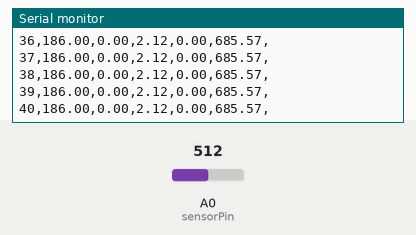
Bench run of a sketch on a simulated Arduino Uno, built with avr-gcc and run on an emulated ATmega328P. Shown: the last lines printed to the serial monitor. The inputs (shaded band) are chosen by the test bench; at power-on: A0 (sensorPin) = 512.

Above: at 4.3 s.
4.4 s: A0 (sensorPin) set to 833
At 4.42 s:
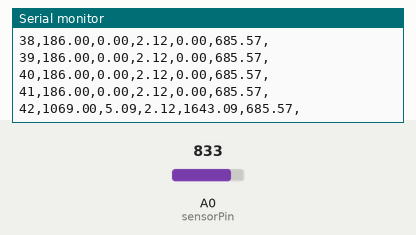
7.4 s: A0 (sensorPin) set to 805
At 7.4 s:
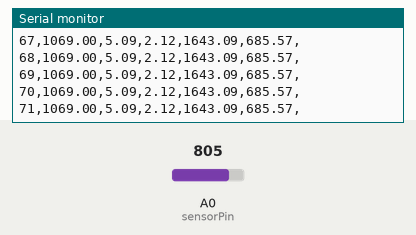
Timing chart, 0 to 10.4 s (numbered marks = the images above; inputs shaded):
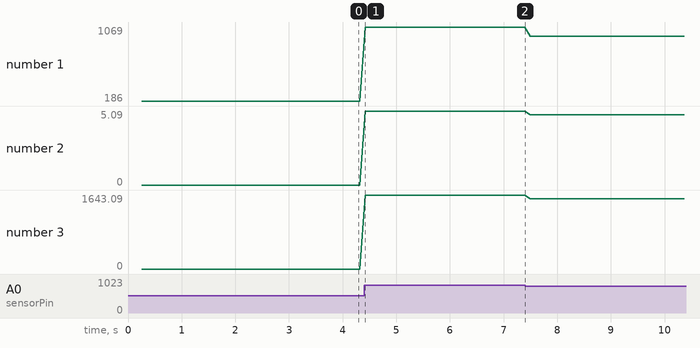

The sketch:

resp_42.ino
```cpp
 // MPX7002DP Test Code with conversion
 // to volumetric flow rate and velocity
 // of flow
 //
 // A.Lang - 2017

 // This code exercises the MPX7002DP
 // Pressure sensor connected to A0

 //variables

 int sampleNumber = 0; // variable to store the sample number
 int sensorPin = A0; // select the input pin for the Pressure Sensor
 int sensorValue = 0; // variable to store the Raw Data value coming from the sensor
 float diffPressure = 0; // variable to store converted kPa value
 float volumetricFlowExhale = 0; // variable to store volumetric flow rate value when Exhaling
 float volumetricFlowInhale = 0; // variable to store volumetric flow rate value when Inhaling
 float velocityFlowExhale = 0; // variable to store velocity of flow value when Exhaling
 float velocityFlowInhale = 0; // variable to store velocity of flow value when Inhaling
 float offset = 0; // variable to store offset differential pressure

 //constants - these will not change
 const float tubeArea1 = 0.003095; // area of pneumotach first section
 const float tubeArea2 = 0.003094; // area of pneumotach second section
 const float airDensity = 1.225;

 void setup() {
  // start serial port at 9600 bps and wait for port to open:
  Serial.begin(9600);

  pinMode(sensorPin, INPUT); // Pressure sensor is on Analogue pin 0

  Serial.flush();
  Serial.println();

  //Header for CSV data

  Serial.print("Sample Number,Differential Pressure, Volumetric Flow Rate (Exhale), Volumetric Flow Rate (Inhale), Velocity of Flow Exhale, Velocity of Flow Inhale,");
  Serial.println();
  Serial.print("       ,     Pa     ,   m^3/second       ,     m^3/second      ,      m/s     ,      m/s     ,");
  Serial.println();

 }

 void loop() {

  // read the value from the sensor:
  sensorValue = analogRead(sensorPin);

  // initial value
  sensorValue = sensorValue - 48;

  // increment sample counter
  sampleNumber++;

  // map the Raw data to kPa
  diffPressure = map(sensorValue, 0, 1023, -2000, 2000);

  // convert reading to a positive value
  if (diffPressure < 0) {
   diffPressure = diffPressure * -1;

   //calculate volumetric flow rate for Inhalation
   volumetricFlowInhale = tubeArea2 * (sqrt((2 / airDensity) * (diffPressure / (1 - sq(tubeArea2 / tubeArea1)))));

   //calculate velocity of flow
   velocityFlowInhale = volumetricFlowInhale / tubeArea2;
  } else {
   //calculate volumetric flow rate for Exhalation
   volumetricFlowExhale = tubeArea1 * (sqrt((2 / airDensity) * (diffPressure / (sq(tubeArea1 / tubeArea2) - 1))));

   //calculate velocity of flow
   velocityFlowExhale = volumetricFlowExhale / tubeArea1;
  }

  // Print the results as comma separated values for easier processing
  // in a spreadsheet program

  Serial.print(sampleNumber);
  Serial.print(",");
  Serial.print(diffPressure);
  Serial.print(",");
  Serial.print(volumetricFlowExhale);
  Serial.print(",");
  Serial.print(volumetricFlowInhale);
  Serial.print(",");
  Serial.print(velocityFlowExhale);
  Serial.print(",");
  Serial.print(velocityFlowInhale);
  Serial.print(",");
  Serial.println();

  // wait 100 milliseconds before the next loop
  // for the analog-to-digital converter and
  // pressure sensor to settle after the last reading:
  delay(100);

 }  
```

Measured:
- after the input at 4.4 s, the serial monitor: prints a new line at once (image 1)
- plotted number 1: 186 → 1069 after the input at 4.4 s, 1069 → 959 after the input at 7.4 s
- plotted number 2: 0 → 5.09 after the input at 4.4 s, 5.09 → 4.82 after the input at 7.4 s
- plotted number 3: 0 → 1643.09 after the input at 4.4 s, 1643.09 → 1556.26 after the input at 7.4 s
